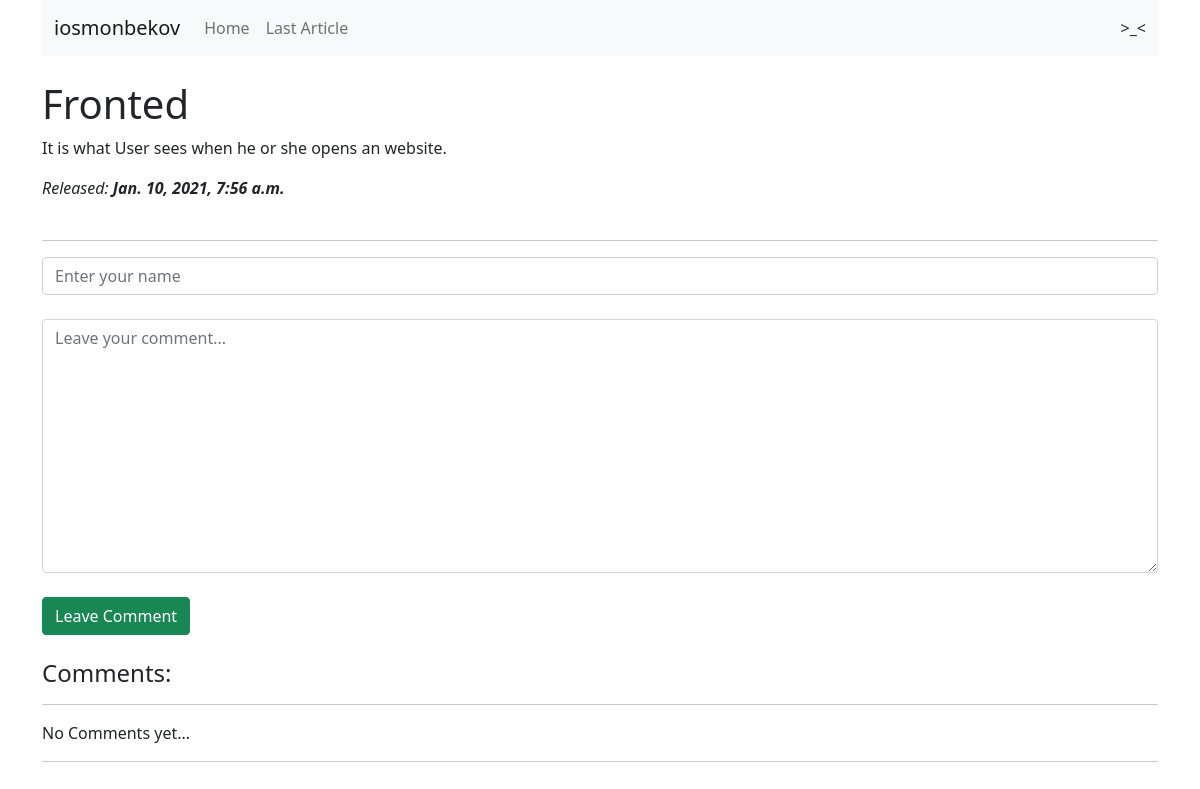
/4, run on the app's committed database.
### articles/models.py (models this page shows, shortened)
class Article(models.Model):
    article_title = models.CharField('Article\'s Title', max_length=200)
    article_text = models.TextField('Article\'s Description')
    pub_date = models.DateTimeField('Publication Data')
    class Meta:
        verbose_name = 'Article'
        verbose_name_plural = 'Articles'

### articles/views.py (the view)
# urls.py: path('<int:article_id>', views.detail, name = 'detail'),
def detail(request, article_id):
    try:
        a = Article.objects.get(id = article_id)
    except:
        raise Http404('Article not found.')
    latest_comments_list = a.comment_set.order_by('-id')[:10]
    return render(request, 'articles/detail.html', {'article': a, 'latest_comments_list': latest_comments_list})

### articles/templates/articles/detail.html (shortened to what this page needs)
{% extends 'articles/base.html' %}
{% block content %}
    <br>
    <h1>{{article.article_title}}</h1>
    <p>{{article.article_text}}</p>
    <em>Released: <strong>{{article.pub_date}}</strong></em>
    <br>
    <br>
    <hr>
    <form action="{% url 'articles:leave_comment' article.id %}" method="post">
        <input class="form-control" type="text" required placeholder="Enter your name" name="name" ><br>
        <textarea class="form-control" name="text" required placeholder="Leave your comment..." cols="30" rows="10"></textarea>
        <br>
        <button class="btn btn-success" type="submit">Leave Comment</button>
    </form>
    <br>
    <h4>Comments: </h4>
    <hr>
        {% if latest_comments_list %}
            {% for c in latest_comments_list %}
                <p>
                    <strong>{{c.author_name}}:</strong>
                    <p>{{c.comment_text}}</p>
                </p>
            {% endfor %}
        {% else %}
            No Comments yet...
        {% endif %}
    <hr>
{% endblock %}

### data on the page
Article: article_title "Fronted", article_text "It is what User sees when he or she opens an website.", pub_date "Jan. 10, 2021, 7:56 a.m."
